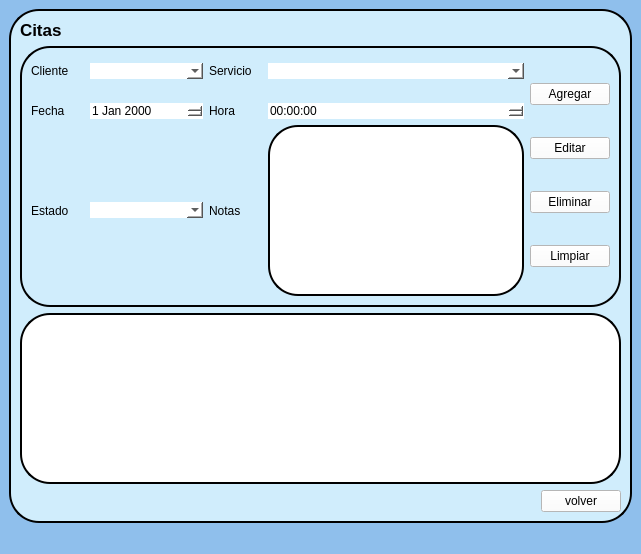
<?xml version="1.0" encoding="UTF-8"?>
<ui version="4.0">
 <class>MainWindow</class>
 <widget class="QMainWindow" name="MainWindow">
  <property name="geometry">
   <rect>
    <x>0</x>
    <y>0</y>
    <width>641</width>
    <height>554</height>
   </rect>
  </property>
  <property name="windowTitle">
   <string>MainWindow</string>
  </property>
  <property name="styleSheet">
   <string notr="true">
Background-color:#8fbfec;</string>
  </property>
  <widget class="QWidget" name="centralwidget">
   <layout class="QVBoxLayout" name="verticalLayout_3">
    <item>
     <widget class="QFrame" name="frame_2">
      <property name="styleSheet">
       <string notr="true">QFrame{
     border: 2px solid black;
     border-radius:30px;
     background-color: #D0EDFC
}</string>
      </property>
      <property name="frameShape">
       <enum>QFrame::StyledPanel</enum>
      </property>
      <property name="frameShadow">
       <enum>QFrame::Raised</enum>
      </property>
      <layout class="QVBoxLayout" name="verticalLayout_2">
       <item>
        <widget class="QLabel" name="lblCItas">
         <property name="font">
          <font>
           <pointsize>13</pointsize>
           <weight>75</weight>
           <bold>true</bold>
          </font>
         </property>
         <property name="styleSheet">
          <string notr="true">border:none</string>
         </property>
         <property name="text">
          <string>Citas</string>
         </property>
        </widget>
       </item>
       <item>
        <widget class="QFrame" name="frame">
         <property name="frameShape">
          <enum>QFrame::StyledPanel</enum>
         </property>
         <property name="frameShadow">
          <enum>QFrame::Raised</enum>
         </property>
         <layout class="QGridLayout" name="gridLayout">
          <item row="1" column="4" colspan="2">
           <widget class="QComboBox" name="cmbServicio">
            <property name="styleSheet">
             <string notr="true">border:none;
background-color: #ffffff;</string>
            </property>
           </widget>
          </item>
          <item row="1" column="1" colspan="2">
           <widget class="QComboBox" name="cmbCliente">
            <property name="styleSheet">
             <string notr="true">border:none;
background-color: #ffffff;</string>
            </property>
           </widget>
          </item>
          <item row="1" column="3">
           <widget class="QLabel" name="lblServicio">
            <property name="styleSheet">
             <string notr="true">border:none</string>
            </property>
            <property name="text">
             <string>Servicio</string>
            </property>
           </widget>
          </item>
          <item row="1" column="0">
           <widget class="QLabel" name="lblCliente">
            <property name="styleSheet">
             <string notr="true">border:none;</string>
            </property>
            <property name="text">
             <string>Cliente</string>
            </property>
           </widget>
          </item>
          <item row="5" column="0">
           <widget class="QLabel" name="lblFecha">
            <property name="styleSheet">
             <string notr="true">border:none;</string>
            </property>
            <property name="text">
             <string>Fecha</string>
            </property>
           </widget>
          </item>
          <item row="5" column="4" colspan="2">
           <widget class="QTimeEdit" name="timeHora">
            <property name="styleSheet">
             <string notr="true">border:none;
background-color: #ffffff;</string>
            </property>
           </widget>
          </item>
          <item row="5" column="3">
           <widget class="QLabel" name="lblHora">
            <property name="styleSheet">
             <string notr="true">border:none;</string>
            </property>
            <property name="text">
             <string>Hora</string>
            </property>
           </widget>
          </item>
          <item row="5" column="1" colspan="2">
           <widget class="QDateEdit" name="dateFecha">
            <property name="styleSheet">
             <string notr="true">border:none;
background-color: #ffffff;</string>
            </property>
           </widget>
          </item>
          <item row="6" column="0">
           <widget class="QLabel" name="lblEstado">
            <property name="styleSheet">
             <string notr="true">border:none;</string>
            </property>
            <property name="text">
             <string>Estado</string>
            </property>
           </widget>
          </item>
          <item row="6" column="1" colspan="2">
           <widget class="QComboBox" name="cmbEstado">
            <property name="styleSheet">
             <string notr="true">border:none;
background-color: #ffffff;</string>
            </property>
           </widget>
          </item>
          <item row="6" column="3">
           <widget class="QLabel" name="lblNotas">
            <property name="styleSheet">
             <string notr="true">border:none;</string>
            </property>
            <property name="text">
             <string>Notas</string>
            </property>
           </widget>
          </item>
          <item row="0" column="6" rowspan="7">
           <layout class="QVBoxLayout" name="verticalLayout">
            <item>
             <widget class="QPushButton" name="btnAgregar">
              <property name="styleSheet">
               <string notr="true">background-color: #ffffff;</string>
              </property>
              <property name="text">
               <string>Agregar</string>
              </property>
             </widget>
            </item>
            <item>
             <widget class="QPushButton" name="btnEditar">
              <property name="styleSheet">
               <string notr="true">background-color: #ffffff;</string>
              </property>
              <property name="text">
               <string>Editar</string>
              </property>
             </widget>
            </item>
            <item>
             <widget class="QPushButton" name="btnEliminar">
              <property name="styleSheet">
               <string notr="true">background-color: #ffffff;</string>
              </property>
              <property name="text">
               <string>Eliminar</string>
              </property>
             </widget>
            </item>
            <item>
             <widget class="QPushButton" name="btnEliminar_2">
              <property name="styleSheet">
               <string notr="true">background-color: #ffffff;</string>
              </property>
              <property name="text">
               <string>Limpiar</string>
              </property>
             </widget>
            </item>
           </layout>
          </item>
          <item row="6" column="4" colspan="2">
           <widget class="QPlainTextEdit" name="txtNotas">
            <property name="styleSheet">
             <string notr="true">background-color: #ffffff;</string>
            </property>
           </widget>
          </item>
         </layout>
        </widget>
       </item>
       <item>
        <widget class="QTableView" name="tblCitas">
         <property name="styleSheet">
          <string notr="true">background-color: #ffffff;</string>
         </property>
        </widget>
       </item>
       <item>
        <layout class="QHBoxLayout" name="horizontalLayout">
         <item>
          <spacer name="horizontalSpacer">
           <property name="orientation">
            <enum>Qt::Horizontal</enum>
           </property>
           <property name="sizeHint" stdset="0">
            <size>
             <width>238</width>
             <height>20</height>
            </size>
           </property>
          </spacer>
         </item>
         <item>
          <widget class="QPushButton" name="btnVolver">
           <property name="styleSheet">
            <string notr="true">background-color: #ffffff;</string>
           </property>
           <property name="text">
            <string>volver</string>
           </property>
          </widget>
         </item>
        </layout>
       </item>
      </layout>
     </widget>
    </item>
   </layout>
  </widget>
  <widget class="QStatusBar" name="statusbar"/>
 </widget>
 <resources/>
 <connections/>
</ui>
